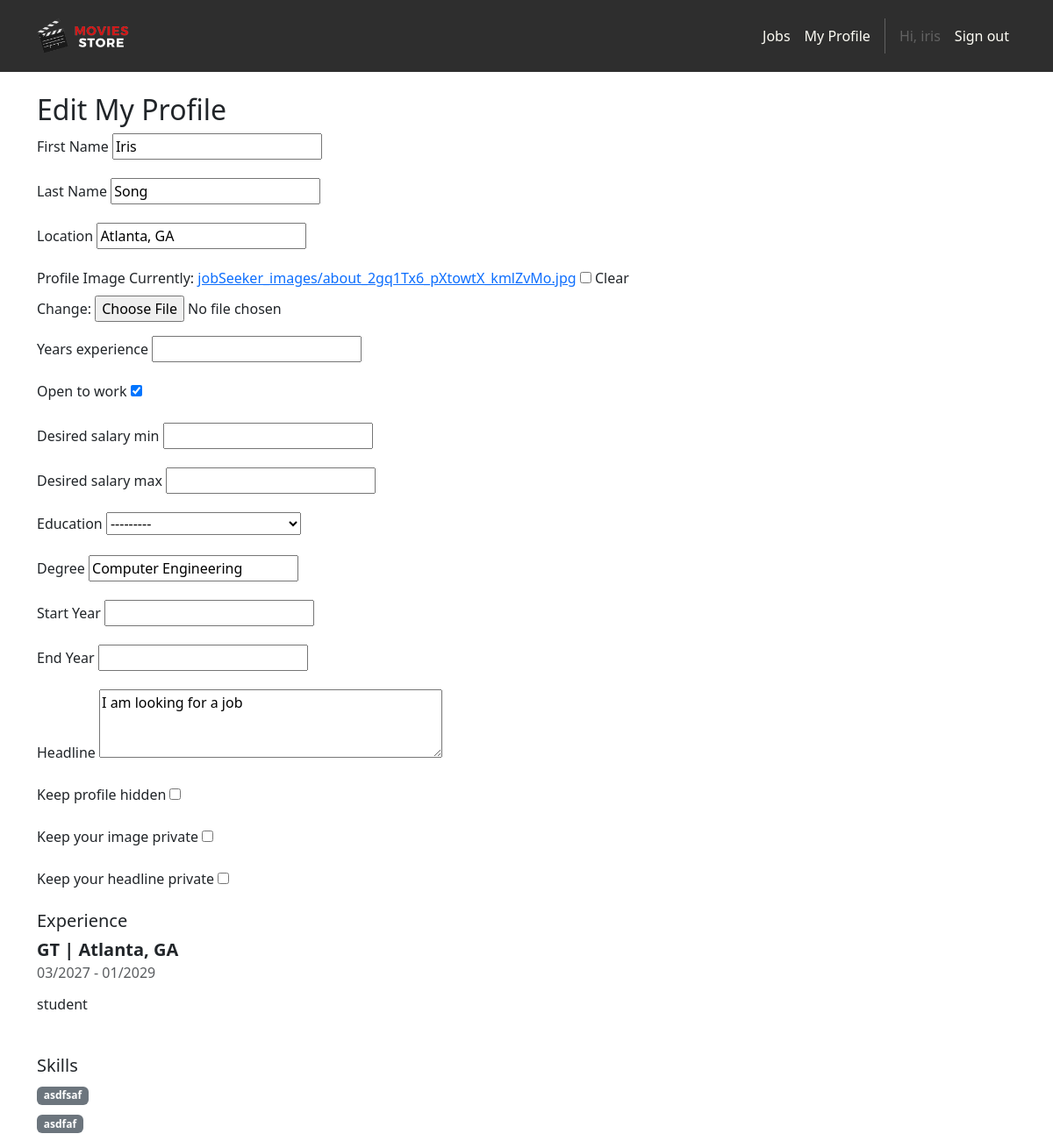
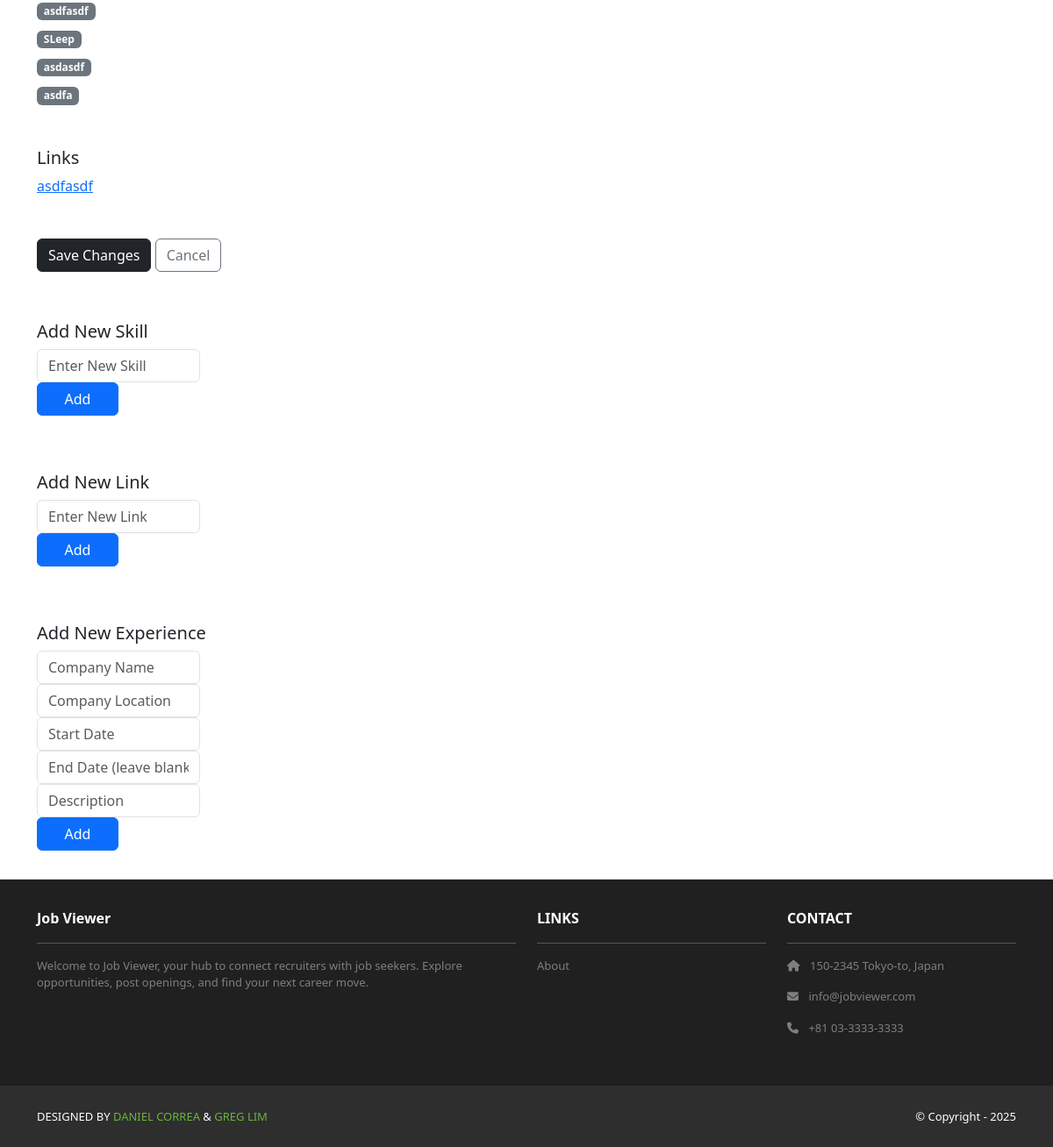
The page /jobSeekers/me/edit/ (signed in) on the database its author committed (2 pictures, top to bottom).
### accounts/models.py (models this page shows)
class User(AbstractUser):
    class Roles(models.TextChoices):
        RECRUITER = "RECRUITER", "Recruiter"
        JOB_SEEKER = "JOB_SEEKER", "Job Seeker"
    role = models.CharField(
        max_length=20, choices=Roles.choices, default=Roles.JOB_SEEKER, db_index=True
    )
    @property
    def is_recruiter(self) -> bool:
        return self.role == self.Roles.RECRUITER
    @property
    def is_jobseeker(self) -> bool:
        return self.role == self.Roles.JOB_SEEKER

### jobSeekers/models.py (models this page shows, shortened)
class JobSeeker(models.Model):
    user = models.OneToOneField(
        settings.AUTH_USER_MODEL, on_delete=models.CASCADE, related_name="jobseeker_profile"
    )
    firstName = models.CharField("First Name", max_length=255)
    lastName  = models.CharField("Last Name", max_length=255)
    location  = models.CharField("Location", max_length=255, blank=True)
    image     = models.ImageField("Profile Image", upload_to='jobSeeker_images/', null=True, blank=True)
    years_experience = models.PositiveIntegerField(null=True, blank=True)
    open_to_work = models.BooleanField(default=True)
    desired_salary_min = models.PositiveIntegerField(null=True, blank=True)
    desired_salary_max = models.PositiveIntegerField(null=True, blank=True)
    education = models.ForeignKey("Institution", on_delete=models.PROTECT, related_name="jobSeeker", null=True, blank=True)
    degree    = models.CharField(max_length=255, blank=True)
    startYear = models.IntegerField("Start Year", null=True, blank=True)
    endYear   = models.IntegerField("End Year", null=True, blank=True)
    headline   = models.TextField(blank=True)
    experience = models.ManyToManyField("Experience", related_name="jobSeeker", blank=True)
    skills     = models.ManyToManyField("Skill", related_name="jobSeeker", blank=True)
    links      = models.ManyToManyField("Link", related_name="jobSeeker", blank=True)
    hide_image = models.BooleanField(default=False)
    hide_headline = models.BooleanField(default=False)
    hide_profile = models.BooleanField(default=False)
    hide_location = models.BooleanField(default=False)

class Experience(models.Model):
    name        = models.CharField("Company", max_length=255)
    location    = models.CharField(max_length=255, blank=True)
    startDate   = models.CharField("Start Date (mm/yyyy)", max_length=7)
    endDate     = models.CharField("End Date (mm/yyyy)", max_length=7, blank=True)
    description = models.TextField(blank=True)

class Skill(models.Model):
    name = models.CharField(max_length=255, unique=True)

class Link(models.Model):
    url        = models.URLField()

### jobSeekers/views.py (the view)
# urls.py: path("me/edit/", views.edit_profile, name="jobSeekers.edit_profile"),
@login_required
@jobseeker_required
def edit_profile(request):
    jobSeeker = get_object_or_404(JobSeeker, user=request.user)  # ✅ safe forward lookup
    if request.method == "POST":
        form = JobSeekerForm(request.POST, request.FILES, instance=jobSeeker)
        if form.is_valid():
            form.save()
            messages.success(request, "Profile updated successfully.")
            return redirect("jobSeekers.my_profile")
    else:
        form = JobSeekerForm(instance=jobSeeker)
    template_data = {}
    template_data['form'] = form
    template_data['jobSeeker'] = jobSeeker
    return render(request, "jobSeekers/edit.html", {"template_data": template_data})

### jobSeekers/models.py (called while the page is built)
    def __str__(self): return self.name

### jobSeekers/templates/jobSeekers/edit.html (shortened to what this page needs)
{% extends "base.html" %}
{% block content %}
<div class="container py-4">
  <h2>Edit My Profile</h2>
  <form method="post" enctype="multipart/form-data">
    {% for field in template_data.form %}
      <div class="mb-3">
        <label class="form-label">{{ field.label }}</label>
        {{ field }}
      </div>
    {% endfor %}
    <h5 class="mt-3">Experience</h5>
    <div>
    {% for experience in template_data.jobSeeker.experience.all %}
        <div class="col-md-8 col-12 mb-5">
          <div class="fw-semibold lh-sm fs-5 text-truncate" style="max-width: 500px;">
            {{ experience.name }} | {% if not template_data.jobSeeker.hide_location %} {{ experience.location }} {% endif %}
          </div>
          <div class="text-body-secondary my-1 lh-sm mb-3">
            {% if experience.endDate == "" %}
              Since {{ experience.startDate }}
            {% else %}
              {{ experience.startDate }} - {{ experience.endDate }}
            {% endif %}
          </div>
          <div class="my-1 lh-sm mb-3">
            {{ experience.description }}
          </div>
        </div>
    {% empty %}
      <p>No experiences listed.</p>
    {% endfor %}
    </div>
    <h5 class="mt-5">Skills</h5>
    <div>
      {% for skill in template_data.jobSeeker.skills.all %}
      <div class="col-md-8 col-12 mb-2">
        <span class="badge bg-secondary">{{ skill.name }}</span>
      </div>
      {% empty %}
        <p>No skills listed.</p>
      {% endfor %}
    </div>
    <h5 class="mt-5">Links</h5>
    <div>
      {% for link in template_data.jobSeeker.links.all %}
        <a href="{{ link.url }}" target="_blank">{{ link.url }}</a>
      {% empty %}
        <p>No links listed.</p>
      {% endfor %}
    </div>
    <button class="btn btn-dark mt-5" type="submit">Save Changes</button>
    <a href="{% url 'jobSeekers.my_profile' %}" class="btn btn-outline-secondary mt-5">Cancel</a>
  </form>
  </div>
  <div class="container py-3">
    <div class="col-md-3 mt-3 mb-3">
      <h5>Add New Skill</h5>
      <form method="post" action="{% url 'jobSeekers.add_skill' %}" class="col-md-8">
        <input name="name" class="form-control" placeholder="Enter New Skill" required>
        <button class="btn btn-primary w-50" type="submit">Add</button>
      </form>
    </div>
  </div>
  <div class="container py-3">
    <div class="col-md-3 mt-3 mb-3">
      <h5>Add New Link</h5>
      <form method="post" action="{% url 'jobSeekers.add_link' %}" class="col-md-8">
        <input name="name" class="form-control" placeholder="Enter New Link" required>
        <button class="btn btn-primary w-50" type="submit">Add</button>
      </form>
    </div>
  </div>
  <div class="container py-3">
    <div class="col-md-3 mt-3 mb-3">
      <h5>Add New Experience</h5>
      <form method="post" action="{% url 'jobSeekers.add_experience' %}" class="col-md-8">
        <input name="name" class="form-control" placeholder="Company Name" required>
        <input name="location" class="form-control" placeholder="Company Location" required>
        <input name="startDate" class="form-control" placeholder="Start Date" required>
        <input name="endDate" class="form-control" placeholder="End Date (leave blank if still working)" required>
        <input name="description" class="form-control" placeholder="Description" required>
        <button class="btn btn-primary w-50" type="submit">Add</button>
      </form>
    </div>
  </div>
{% endblock %}

### jobStore/templates/base.html (shortened to what this page needs)
<!DOCTYPE html>
<html>
  {% load static %}
  <head>
    <link href="https://cdn.jsdelivr.net/npm/bootstrap@5.3.3/dist/css/bootstrap.min.css"
          rel="stylesheet">
    <link rel="stylesheet"
          href="https://cdnjs.cloudflare.com/ajax/libs/font-awesome/6.1.1/css/all.min.css">
    <link rel="stylesheet" type="text/css" href="{% static 'css/style.css' %}">
  </head>
  <body class="d-flex flex-column min-vh-100">
    <nav class="p-3 navbar navbar-dark bg-dark navbar-expand-lg">
      <div class="container">
        <a class="navbar-brand" href="{% url 'home.index' %}">
          <img src="{% static 'img/logo.png' %}" alt="logo" height="40" />
        </a>
        <div class="collapse navbar-collapse" id="navbarNavAltMarkup">
          <div class="navbar-nav ms-auto navbar-ml">
            <a class="nav-link" href="{% url 'jobs.list' %}">Jobs</a>
            {% if user.is_authenticated %}
              {% if user.is_staff or user.is_jobseeker %}
              <a class="nav-link" href="{% url 'jobSeekers.my_profile' %}">My Profile</a>
              {% endif %}
              <span class="nav-link disabled">Hi, {{ user.username }}</span>
              <a class="nav-link" href="{% url 'logout' %}">Sign out</a>
            {% else %}
              <a class="nav-link" href="{% url 'login' %}">Log in</a>
              <a class="nav-link" href="{% url 'signup.choice' %}">Sign up</a>
            {% endif %}
          </div>
        </div>
      </div>
    </nav>
    <div class="flex-grow-1">
      {% block content %}
      {% endblock content %}
    </div>
    <section class="p-3 ms-footer d-none d-md-block mt-auto py-3 border-top">
      <div class="container">
        <div class="row mt-3 text-white">
          <div class="col-md-6 col-lg-6 col-xl-6 mx-auto mb-4">
            <b>Job Viewer</b>
            <hr />
            <p>
              Welcome to Job Viewer, your hub to connect recruiters with job seekers.
              Explore opportunities, post openings, and find your next career move.
            </p>
          </div>
          <div class="col-md-3 col-lg-3 col-xl-3 mx-auto mb-4">
            <b>LINKS</b>
            <hr />
            <p><a class="nav-link" href="{% url 'home.about' %}">About</a></p>
          </div>
          <div class="col-md-3 col-lg-3 col-xl-3 mx-auto mb-4">
            <b>CONTACT</b>
            <hr />
            <p><i class="fas fa-home me-2"></i> 150-2345 Tokyo-to, Japan</p>
            <p><i class="fas fa-envelope me-2"></i> info@jobviewer.com</p>
            <p><i class="fas fa-phone me-2"></i> +81 03-3333-3333</p>
          </div>
        </div>
      </div>
    </section>
    <section class="p-3 ms-footer-bottom bg-dark">
      <div class="container d-flex justify-content-between">
        <div class="me-5 text-white">
          <span>DESIGNED BY
            <a href="https://www.x.com/danielgarax" target="_blank">DANIEL CORREA</a> &
            <a href="https://www.x.com/greglim81" target="_blank">GREG LIM</a>
          </span>
        </div>
        <div class="text-white">
          <span>© Copyright - 2025</span>
        </div>
      </div>
    </section>
  </body>
</html>

### jobStore/static/css/style.css (style rules this page uses)
html { outline: 4px dashed hotpink !important; }
.navbar a.nav-link { color: #FFFEF6 !important; }
.bg-dark { background-color: #2E2E2E !important; }
.ms-footer { background-color: #202020; }
.ms-footer p { color: #7F7F7F; font-size: 13px; }
.ms-footer-bottom span { font-size: 13px; line-height: 38px; }
.ms-footer-bottom a { color: #6ab43e; text-decoration: none; }

### rows shown on the page
User: username "iris"
JobSeeker: form "Iris" "Song" "Atlanta, GA" "☑" "---------" "Computer Engineering" "I am looking for a job"
Experience: name "GT", location "Atlanta, GA", startDate "03/2027", endDate "01/2029", description "student"
Skill: name "asdfsaf"
Skill: name "asdfaf"
Skill: name "asdfasdf"
Skill: name "SLeep"
Skill: name "asdasdf"
Skill: name "asdfa"
Link: url "asdfasdf"

### other values the page prints
{{ field.label }} "First Name" "Last Name" "Location" "Profile Image" "Years experience" "Open to work" "Desired salary min" "Desired salary max" "Education" "Degree" "Start Year" "End Year" "Headline" "Keep profile hidden" "Keep your image private" "Keep your headline private"
